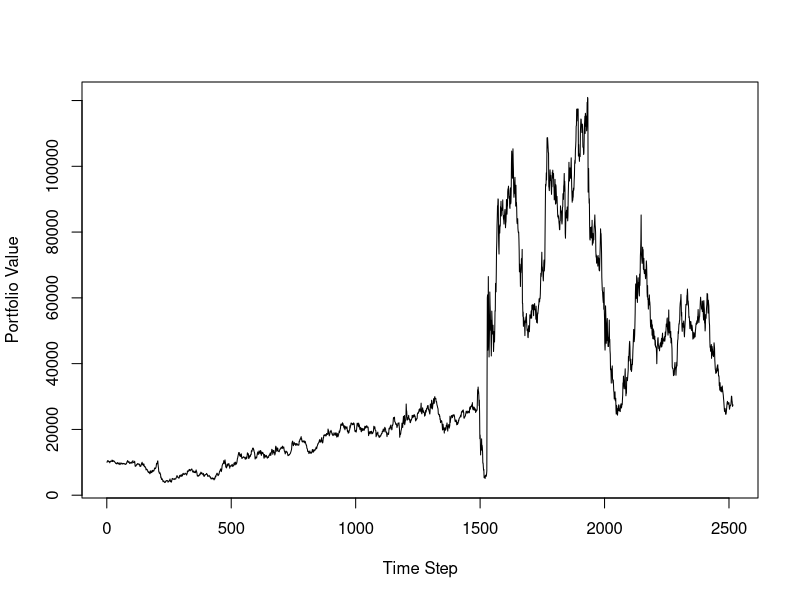

Write the R code that produced this figure.
# load the dataset
data <- read.csv("../../TrainingData/ManualCSVs/BrownianData.csv")

# create a Black-Scholes function to estimate future stock price
calcBS <- function(S0, r, sigma, t) {
  return(S0 * exp((r - (sigma^2) / 2) * t + sigma * rnorm(1, 0, t)))
}

# initialize portfolio value
port_values <- c(10000)
a1_list <- numeric()
a2_list <- numeric()

# run the algorithm at each time step
for (i in 1:(nrow(data) - 1)) {
  # set parameters
  S0 <- data$Close.x[i]  # Asset 1
  C0 <- data$Close.y[i]  # Asset 2
  r <- log(1.0527)
  sigma1 <- 0.027947
  sigma2 <- 0.026567
  t <- 1/252
  
  # define objective function to maximize: expected future portfolio value
  f <- function(x) {
    return((port_values[length(port_values)] - x[1]*S0 - x[2]*C0) * exp(r*t) +
             x[1]*calcBS(S0, r, sigma1, t) +
             x[2]*calcBS(C0, r, sigma2, t))
  }
  
  # optimization
  result <- optim(par = c(0, 0), fn = f, method = "L-BFGS-B")
  a1 <- result$par[1]
  a2 <- result$par[2]
  
  # scale allocations to achieve 2x leverage
  exposure_now <- abs(a1 * S0) + abs(a2 * C0)
  desired_exposure <- 2 * port_values[length(port_values)]  # 2x leverage
  scaling_factor <- desired_exposure / exposure_now
  
  a1 <- a1 * scaling_factor
  a2 <- a2 * scaling_factor
  
  a1_list <- c(a1_list, a1)
  a2_list <- c(a2_list, a2)
  
  # update real portfolio value
  S1 <- data$Close.x[i + 1]
  S2 <- data$Close.y[i + 1]
  
  next_port_val <- (port_values[length(port_values)] - a1*S0 - a2*C0) * exp(r*t) +
    a1*S1 + a2*S2
  port_values <- c(port_values, next_port_val)
}

# plot the portfolio value over time
plot(port_values, xlab = "Time Step", ylab = "Portfolio Value", type = "l")
